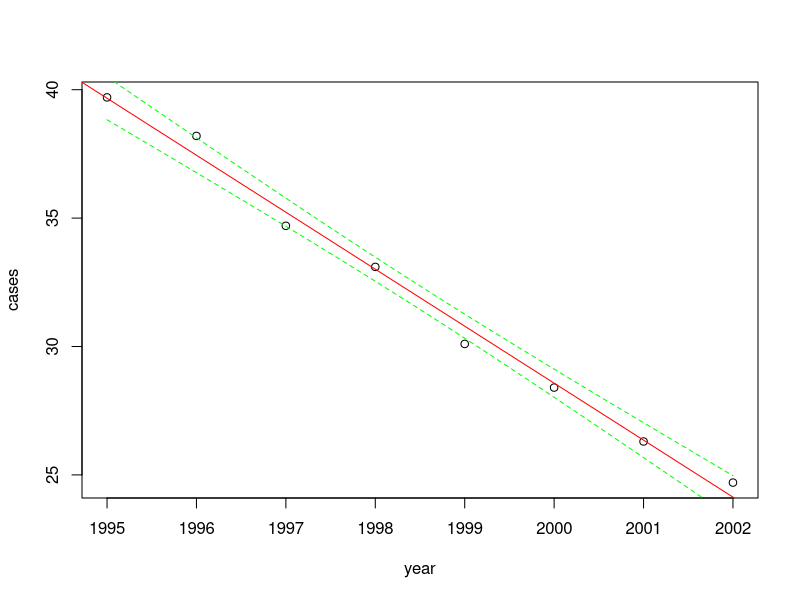

This chart was generated by the following R code:
# 1. tak
# 2. płaszczyzna
# 3. hiperpłaszczyzna
# 4. nauczanie nadzorowane
# 5. regresja prosta liniowa

###

# 6. f(x, B) = exp(B1x) + exp(B2x)
# 7. liczbową miarą dopasowania regresji do danych empirycznych jest współczynnik determinacji (podawany w %)
#    R^2 = 1 - (SSE/SST)
# 8. jest to wykres dla funkcji logistycznej. Krzywa ma kształ litery S.

###

year = c(1995,	1996,	1997,	1998,	1999,	2000,	2001,	2002)
cases = c(39.7,	38.2,	34.7,	33.1,	30.1,	28.4,	26.3,	24.7)

9.

data_set = data.frame(year=year, cases=cases)
plot(data_set)

model = lm(
  cases ~ year,
  data = data_set
)
abline(model, col="red")

temp_year = data.frame(
  year = seq(min(year), max(year), length=100)
)

prediction = predict(model, temp_year, interval = "confidence")

lines(temp_year$year, prediction[, 2], lty=2, col="green")
lines(temp_year$year, prediction[, 3], lty=2, col="green")





